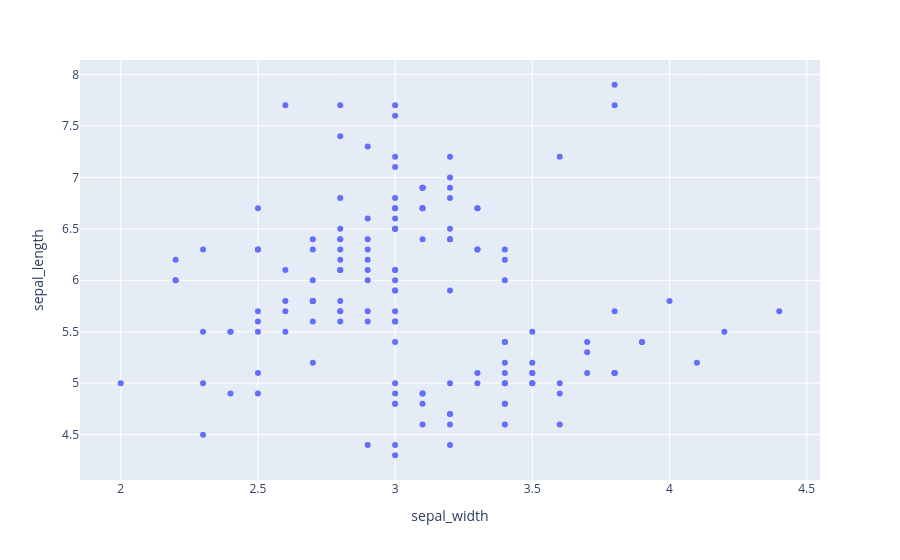

Source (notebook cell):
### Code cell
import plotly.express as px
fig = px.scatter(df, x="sepal_width", y="sepal_length")
fig.show()

### Figure 1 — Plotly figure (JSON) as saved in the notebook; plotly's stock layout.template omitted (floating-point values rounded to 4 significant figures; data arrays with more than 128 entries replaced by an {"elided": "..."} marker saying what was removed)
{"data": [{"hovertemplate": "sepal_width=%{x}<br>sepal_length=%{y}<extra></extra>", "legendgroup": "", "marker": {"color": "#636efa", "symbol": "circle"}, "mode": "markers", "name": "", "orientation": "v", "showlegend": false, "type": "scatter", "x": {"elided": "150 float values"}, "xaxis": "x", "y": {"elided": "150 float values"}, "yaxis": "y"}], "layout": {"legend": {"tracegroupgap": 0}, "margin": {"t": 60}, "xaxis": {"anchor": "y", "domain": [0, 1], "title": {"text": "sepal_width"}}, "yaxis": {"anchor": "x", "domain": [0, 1], "title": {"text": "sepal_length"}}}}
